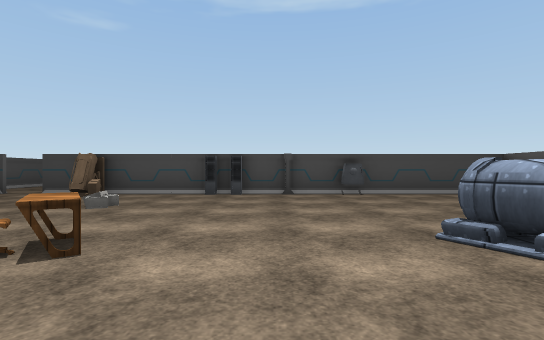
view 1 (above)

20 first-person views from a walk through a 3-D level made in the Unity game engine. The camera is 1.2 m above the floor, looks level and sees 85° across. Doors are open. The floor is counted in squares, 2 m on a side. Each view is taken from the middle of a square. On the plan, view 1 faces up. The plan holds only what a view shows up to about 9 squares ahead; the rest is blank. The player is left out. Some animated figures are left out. Some surface patterns are stand-ins.

view 2
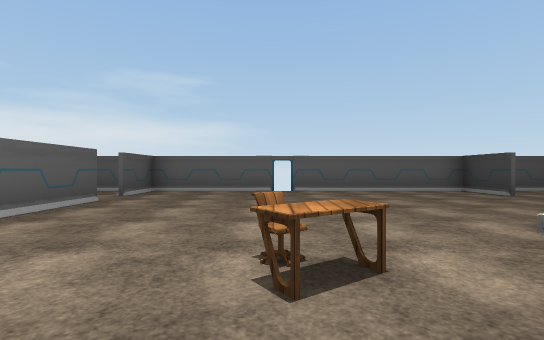

view 3
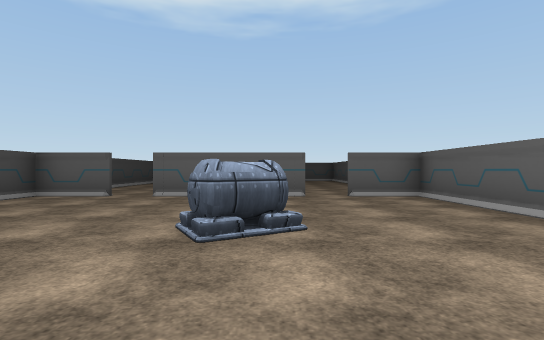

view 4
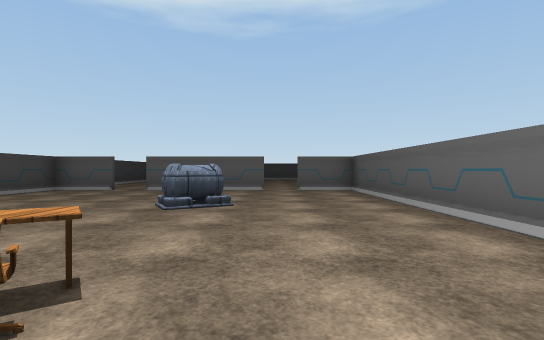

view 5
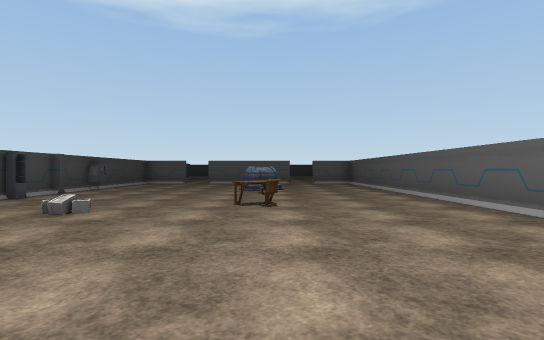

view 6
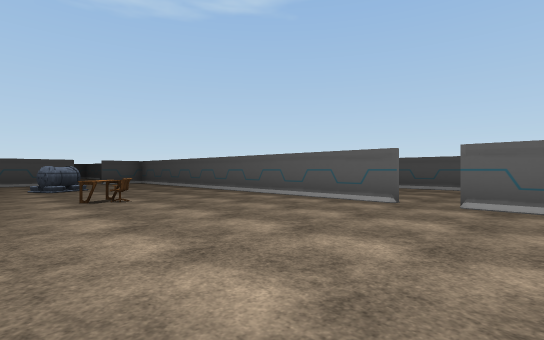

view 7
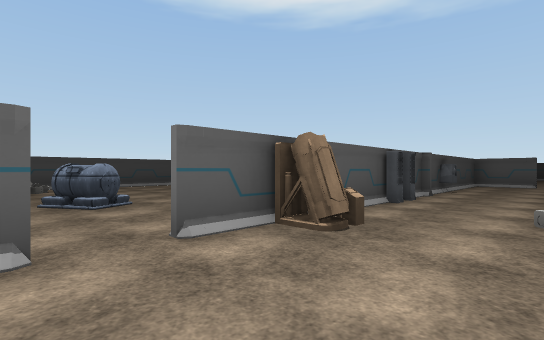

view 8
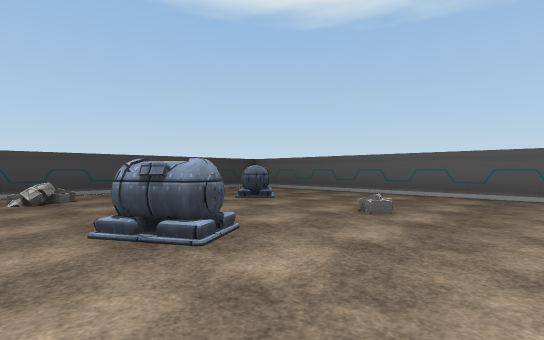

view 9
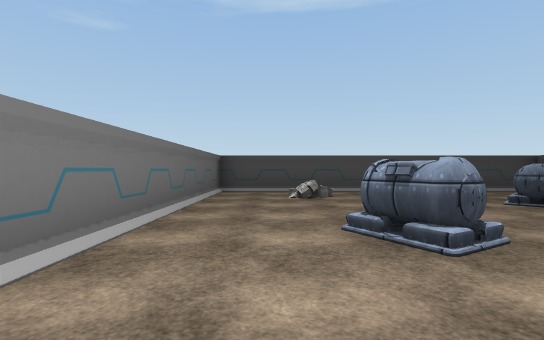

view 10
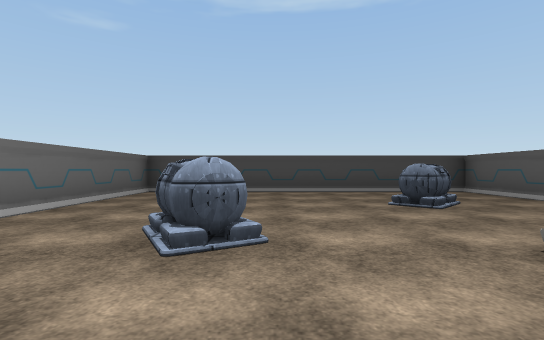

view 11
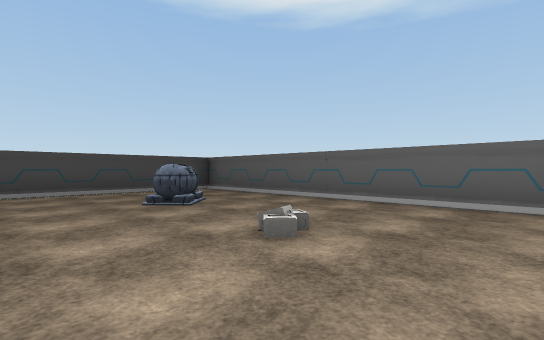

view 12
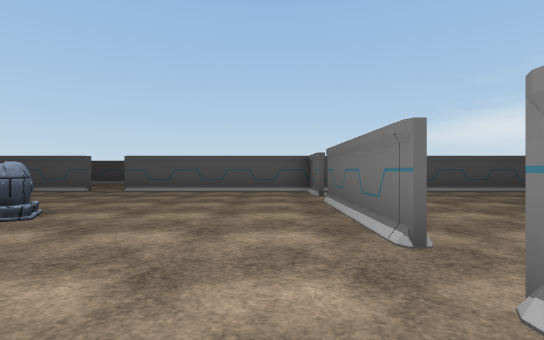

view 13
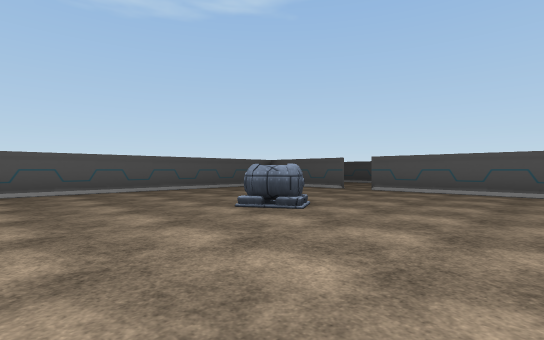

view 14
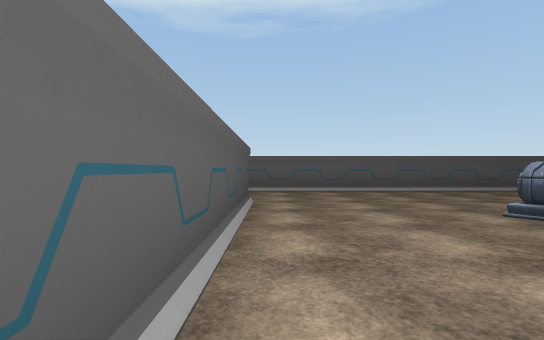

view 15
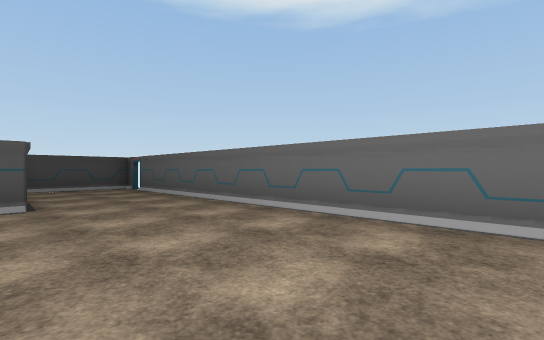

view 16
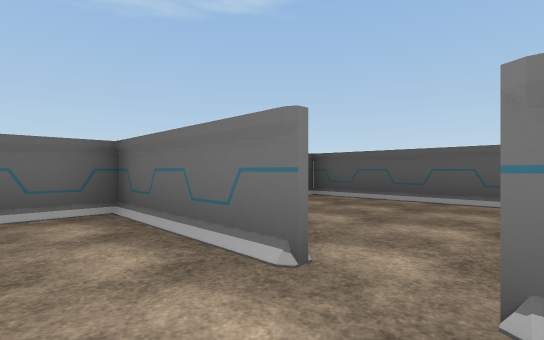

view 17
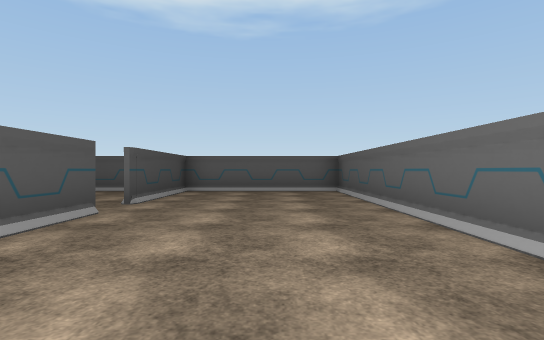

view 18
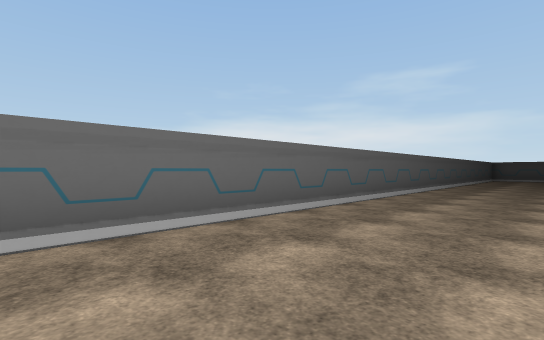

view 19
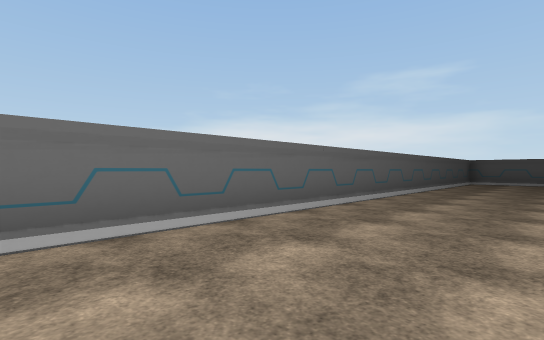

view 20
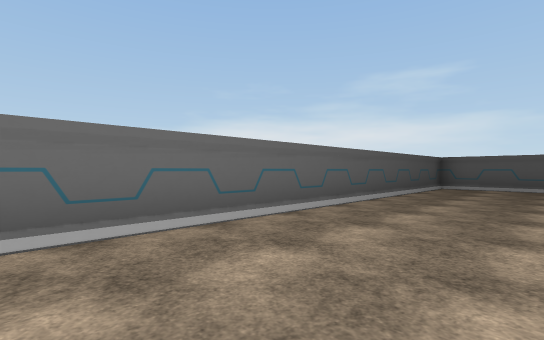

### Floor plan
Points are (right, up) in squares from view 1. A wall is a line through its corners. A room is listed if a view was taken in it or the views show most of it. See-through windows are left out.
Room 1 (views 1, 2, 3, 4, 5, 6, 7)
walls: (-4.5, 7.4) (-5.7, 7.4); (-5.9, -1.4) (6.1, -1.4); (5.8, 1.1) (5.8, 4.7); (-6.6, 7.4) (-8.5, 7.4) (-8.5, -2.1); (5.8, 5.6) (5.8, 7.4) (-3.5, 7.4); (5.8, -1.5) (5.8, 0.2); (-8.5, -1.4) (-6.7, -1.4)
ways out: open door at (-6, 7.5) to room 2; open door at (6, 0.5) to room 3; open door at (6, 5) to room 3; open door at (-6.5, -1) to room 4; open door at (-8.5, 2)
objects: table (-2, 1); chair (-2, 2); tank (2, 2) to (2, 3); other object (2, 7)
Room 2 (views 8, 9, 10, 11)
walls: (-3.5, 7.4) (-4.5, 7.4); (0.3, 8.1) (0.3, 16.2) (-8.5, 16.2) (-8.5, 8.9)
ways out: open door at (-6, 7.5) to room 1
objects: tank (-6, 11); other object (-6, 14); other object (-4, 7); tank (-3, 13) to (-2, 13)
Room 3 (views 12, 13, 14, 15, 16)
walls: (12.6, 7.4) (7.4, 7.4); (5.9, 4.7) (5.9, 1.2); (12.1, -1.4) (15.5, -1.4); (5.9, 0.2) (5.9, -1.4); (6.1, -1.4) (11.3, -1.4); (15.5, -1.9) (15.5, 11); (14.9, 12) (12.9, 12)
ways out: open door at (6, 0.5) to room 1; open door at (6, 5) to room 1; open door at (11.5, -1) to room 4; open door at (15.5, 11)
objects: tank (10, 3) to (11, 4)
Room 4 (views 17, 18, 19, 20)
walls: (11.3, -1.5) (9.6, -1.5); (-7.9, -5.9) (15.5, -5.9) (15.5, -1.9); (-8.5, -2.1) (-8.5, -5.3); (15.5, -1.5) (12.1, -1.5)
ways out: open door at (-6.5, -1) to room 1; open door at (11.5, -1) to room 3

Positions as (right, up) in squares from view 1, and headings:
1: (0, 0), facing up
2: (0, 2), facing left
3: (-1, 2), facing right
4: (-3, 1), facing right
5: (-7, 2), facing right
6: (-8, 4), facing down-right
7: (-7, 5), facing up-right
8: (-7, 8), facing up-right
9: (-7, 8), facing up
10: (-5, 8), facing up
11: (-5, 8), facing up-right
12: (7, 7), facing down
13: (7, 7), facing down-right
14: (7, 7), facing right
15: (12, 2), facing up-right
16: (11, 0), facing down-right
17: (7, -4), facing right
18: (11, -3), facing down-left
19: (6, -3), facing down-left
20: (2, -3), facing down-left
